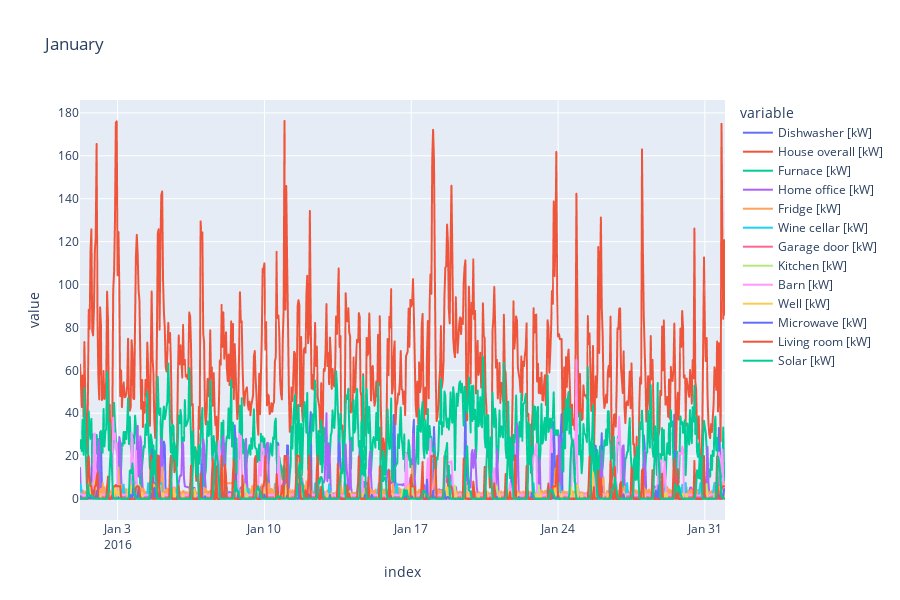

Notebook code cell kept with this figure:
### Code cell
#since the data ranges from January till November, we plot it monthly. 
#January
# Select the columns of interest
cols = ['Dishwasher [kW]','House overall [kW]',
        'Furnace [kW]', 'Home office [kW]', 'Fridge [kW]',
        'Wine cellar [kW]', 'Garage door [kW]', 'Kitchen 12 [kW]',
        'Kitchen [kW]', 'Barn [kW]', 'Well [kW]',
        'Microwave [kW]', 'Living room [kW]', 'Solar [kW]']


fig = px.line(data_frame=energy_per_hour.loc["2016-01-01 05:00:00" : "2016-01-31 23:00:00"].filter(items=cols),
              line_dash_sequence=['solid']*16, width=900, height=600, title="January") 
fig.show()

### Figure 1 — Plotly figure (JSON) as saved in the notebook; plotly's stock layout.template omitted (floating-point values rounded to 4 significant figures; data arrays with more than 128 entries replaced by an {"elided": "..."} marker saying what was removed)
{"data": [{"hovertemplate": "variable=Dishwasher [kW]<br>index=%{x}<br>value=%{y}<extra></extra>", "legendgroup": "Dishwasher [kW]", "line": {"color": "#636efa", "dash": "solid"}, "marker": {"symbol": "circle"}, "mode": "lines", "name": "Dishwasher [kW]", "showlegend": true, "type": "scattergl", "x": {"elided": "739 str values"}, "xaxis": "x", "y": {"elided": "739 float values"}, "yaxis": "y"}, {"hovertemplate": "variable=House overall [kW]<br>index=%{x}<br>value=%{y}<extra></extra>", "legendgroup": "House overall [kW]", "line": {"color": "#EF553B", "dash": "solid"}, "marker": {"symbol": "circle"}, "mode": "lines", "name": "House overall [kW]", "showlegend": true, "type": "scattergl", "x": {"elided": "739 str values"}, "xaxis": "x", "y": {"elided": "739 float values"}, "yaxis": "y"}, {"hovertemplate": "variable=Furnace [kW]<br>index=%{x}<br>value=%{y}<extra></extra>", "legendgroup": "Furnace [kW]", "line": {"color": "#00cc96", "dash": "solid"}, "marker": {"symbol": "circle"}, "mode": "lines", "name": "Furnace [kW]", "showlegend": true, "type": "scattergl", "x": {"elided": "739 str values"}, "xaxis": "x", "y": {"elided": "739 float values"}, "yaxis": "y"}, {"hovertemplate": "variable=Home office [kW]<br>index=%{x}<br>value=%{y}<extra></extra>", "legendgroup": "Home office [kW]", "line": {"color": "#ab63fa", "dash": "solid"}, "marker": {"symbol": "circle"}, "mode": "lines", "name": "Home office [kW]", "showlegend": true, "type": "scattergl", "x": {"elided": "739 str values"}, "xaxis": "x", "y": {"elided": "739 float values"}, "yaxis": "y"}, {"hovertemplate": "variable=Fridge [kW]<br>index=%{x}<br>value=%{y}<extra></extra>", "legendgroup": "Fridge [kW]", "line": {"color": "#FFA15A", "dash": "solid"}, "marker": {"symbol": "circle"}, "mode": "lines", "name": "Fridge [kW]", "showlegend": true, "type": "scattergl", "x": {"elided": "739 str values"}, "xaxis": "x", "y": {"elided": "739 float values"}, "yaxis": "y"}, {"hovertemplate": "variable=Wine cellar [kW]<br>index=%{x}<br>value=%{y}<extra></extra>", "legendgroup": "Wine cellar [kW]", "line": {"color": "#19d3f3", "dash": "solid"}, "marker": {"symbol": "circle"}, "mode": "lines", "name": "Wine cellar [kW]", "showlegend": true, "type": "scattergl", "x": {"elided": "739 str values"}, "xaxis": "x", "y": {"elided": "739 float values"}, "yaxis": "y"}, {"hovertemplate": "variable=Garage door [kW]<br>index=%{x}<br>value=%{y}<extra></extra>", "legendgroup": "Garage door [kW]", "line": {"color": "#FF6692", "dash": "solid"}, "marker": {"symbol": "circle"}, "mode": "lines", "name": "Garage door [kW]", "showlegend": true, "type": "scattergl", "x": {"elided": "739 str values"}, "xaxis": "x", "y": {"elided": "739 float values"}, "yaxis": "y"}, {"hovertemplate": "variable=Kitchen [kW]<br>index=%{x}<br>value=%{y}<extra></extra>", "legendgroup": "Kitchen [kW]", "line": {"color": "#B6E880", "dash": "solid"}, "marker": {"symbol": "circle"}, "mode": "lines", "name": "Kitchen [kW]", "showlegend": true, "type": "scattergl", "x": {"elided": "739 str values"}, "xaxis": "x", "y": {"elided": "739 float values"}, "yaxis": "y"}, {"hovertemplate": "variable=Barn [kW]<br>index=%{x}<br>value=%{y}<extra></extra>", "legendgroup": "Barn [kW]", "line": {"color": "#FF97FF", "dash": "solid"}, "marker": {"symbol": "circle"}, "mode": "lines", "name": "Barn [kW]", "showlegend": true, "type": "scattergl", "x": {"elided": "739 str values"}, "xaxis": "x", "y": {"elided": "739 float values"}, "yaxis": "y"}, {"hovertemplate": "variable=Well [kW]<br>index=%{x}<br>value=%{y}<extra></extra>", "legendgroup": "Well [kW]", "line": {"color": "#FECB52", "dash": "solid"}, "marker": {"symbol": "circle"}, "mode": "lines", "name": "Well [kW]", "showlegend": true, "type": "scattergl", "x": {"elided": "739 str values"}, "xaxis": "x", "y": {"elided": "739 float values"}, "yaxis": "y"}, {"hovertemplate": "variable=Microwave [kW]<br>index=%{x}<br>value=%{y}<extra></extra>", "legendgroup": "Microwave [kW]", "line": {"color": "#636efa", "dash": "solid"}, "marker": {"symbol": "circle"}, "mode": "lines", "name": "Microwave [kW]", "showlegend": true, "type": "scattergl", "x": {"elided": "739 str values"}, "xaxis": "x", "y": {"elided": "739 float values"}, "yaxis": "y"}, {"hovertemplate": "variable=Living room [kW]<br>index=%{x}<br>value=%{y}<extra></extra>", "legendgroup": "Living room [kW]", "line": {"color": "#EF553B", "dash": "solid"}, "marker": {"symbol": "circle"}, "mode": "lines", "name": "Living room [kW]", "showlegend": true, "type": "scattergl", "x": {"elided": "739 str values"}, "xaxis": "x", "y": {"elided": "739 float values"}, "yaxis": "y"}, {"hovertemplate": "variable=Solar [kW]<br>index=%{x}<br>value=%{y}<extra></extra>", "legendgroup": "Solar [kW]", "line": {"color": "#00cc96", "dash": "solid"}, "marker": {"symbol": "circle"}, "mode": "lines", "name": "Solar [kW]", "showlegend": true, "type": "scattergl", "x": {"elided": "739 str values"}, "xaxis": "x", "y": {"elided": "739 float values"}, "yaxis": "y"}], "layout": {"height": 600, "legend": {"title": {"text": "variable"}, "tracegroupgap": 0}, "title": {"text": "January"}, "width": 900, "xaxis": {"anchor": "y", "domain": [0, 1], "title": {"text": "index"}}, "yaxis": {"anchor": "x", "domain": [0, 1], "title": {"text": "value"}}}}
